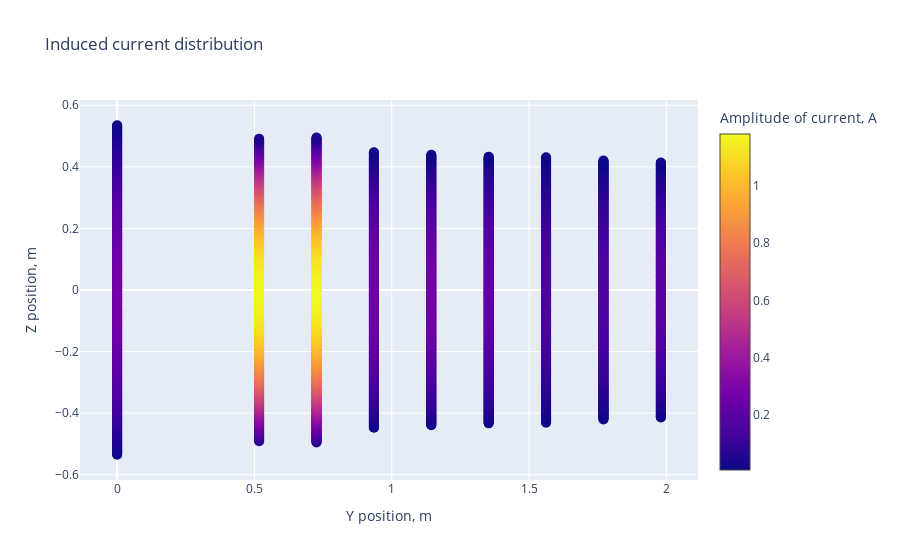
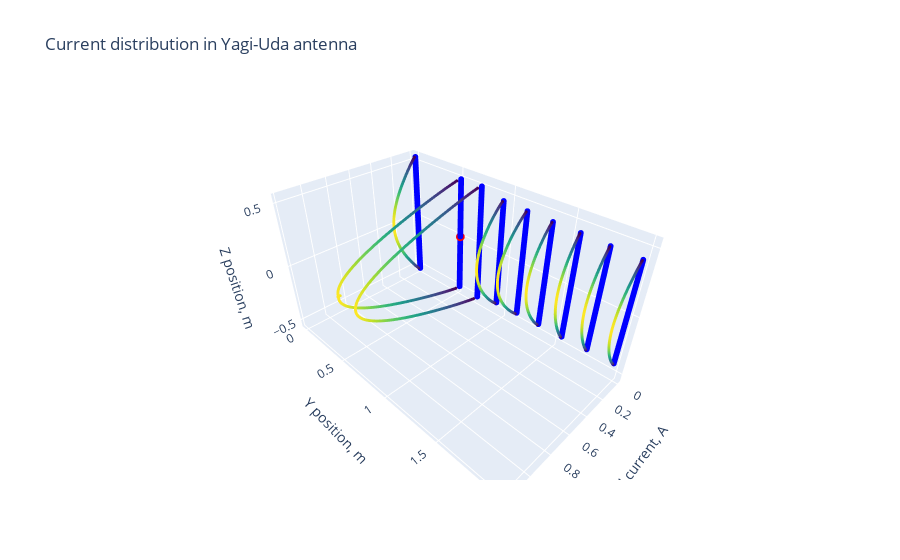

The code cell stored with these charts, in order, in its notebook:
### Code cell
from yagi_visualization import plot_2dmodel, plot_together, plot_separately, current_distribution_2d, current_distribution_3d
import matplotlib.pyplot as plt

plt.polar(phi, (E_total/np.max(E_total)), label = "Total far field")
plt.title("Normalized DP (146 MHz)")
plt.legend()
plot_2dmodel(R, source_position, sum(element_num), delta_z)
plot_together(R_block, current_block)
plot_separately(R_block, current_block)
current_distribution_2d(R, current)
current_distribution_3d(R, source_position, R_block, current_block)

### Figure 1 — Plotly figure (JSON) as saved in the notebook; plotly's stock layout.template omitted (floating-point values rounded to 4 significant figures; data arrays with more than 128 entries replaced by an {"elided": "..."} marker saying what was removed)
{"data": [{"marker": {"color": {"elided": "3955 float values"}, "colorbar": {"title": {"text": "Amplitude of current, A"}}, "colorscale": [[0, "#0d0887"], [0.1111, "#46039f"], [0.2222, "#7201a8"], [0.3333, "#9c179e"], [0.4444, "#bd3786"], [0.5556, "#d8576b"], [0.6667, "#ed7953"], [0.7778, "#fb9f3a"], [0.8889, "#fdca26"], [1, "#f0f921"]], "showscale": true, "size": 10}, "mode": "markers", "name": "Точки", "type": "scatter", "x": {"elided": "3955 float values"}, "y": {"elided": "3955 float values"}}], "layout": {"title": {"text": "Induced current distribution"}, "xaxis": {"title": {"text": "Y position, m"}}, "yaxis": {"title": {"text": "Z position, m"}}}}

### Figure 2 — Plotly figure (JSON) as saved in the notebook; plotly's stock layout.template omitted (floating-point values rounded to 4 significant figures; data arrays with more than 128 entries replaced by an {"elided": "..."} marker saying what was removed)
{"data": [{"marker": {"color": "blue", "size": 2}, "mode": "markers", "type": "scatter3d", "x": {"elided": "3955 int values"}, "y": {"elided": "3955 float values"}, "z": {"elided": "3955 float values"}}, {"marker": {"color": "red", "size": 3}, "mode": "markers", "type": "scatter3d", "x": [0], "y": [0.517], "z": [0]}, {"marker": {"color": {"elided": "515 float values"}, "colorscale": [[0, "#440154"], [0.1111, "#482878"], [0.2222, "#3e4989"], [0.3333, "#31688e"], [0.4444, "#26828e"], [0.5556, "#1f9e89"], [0.6667, "#35b779"], [0.7778, "#6ece58"], [0.8889, "#b5de2b"], [1, "#fde725"]], "size": 1}, "mode": "markers", "type": "scatter3d", "x": {"elided": "515 float values"}, "y": {"elided": "515 int values"}, "z": {"elided": "515 float values"}}, {"marker": {"color": {"elided": "473 float values"}, "colorscale": [[0, "#440154"], [0.1111, "#482878"], [0.2222, "#3e4989"], [0.3333, "#31688e"], [0.4444, "#26828e"], [0.5556, "#1f9e89"], [0.6667, "#35b779"], [0.7778, "#6ece58"], [0.8889, "#b5de2b"], [1, "#fde725"]], "size": 1}, "mode": "markers", "type": "scatter3d", "x": {"elided": "473 float values"}, "y": {"elided": "473 float values"}, "z": {"elided": "473 float values"}}, {"marker": {"color": {"elided": "477 float values"}, "colorscale": [[0, "#440154"], [0.1111, "#482878"], [0.2222, "#3e4989"], [0.3333, "#31688e"], [0.4444, "#26828e"], [0.5556, "#1f9e89"], [0.6667, "#35b779"], [0.7778, "#6ece58"], [0.8889, "#b5de2b"], [1, "#fde725"]], "size": 1}, "mode": "markers", "type": "scatter3d", "x": {"elided": "477 float values"}, "y": {"elided": "477 float values"}, "z": {"elided": "477 float values"}}, {"marker": {"color": {"elided": "431 float values"}, "colorscale": [[0, "#440154"], [0.1111, "#482878"], [0.2222, "#3e4989"], [0.3333, "#31688e"], [0.4444, "#26828e"], [0.5556, "#1f9e89"], [0.6667, "#35b779"], [0.7778, "#6ece58"], [0.8889, "#b5de2b"], [1, "#fde725"]], "size": 1}, "mode": "markers", "type": "scatter3d", "x": {"elided": "431 float values"}, "y": {"elided": "431 float values"}, "z": {"elided": "431 float values"}}, {"marker": {"color": {"elided": "423 float values"}, "colorscale": [[0, "#440154"], [0.1111, "#482878"], [0.2222, "#3e4989"], [0.3333, "#31688e"], [0.4444, "#26828e"], [0.5556, "#1f9e89"], [0.6667, "#35b779"], [0.7778, "#6ece58"], [0.8889, "#b5de2b"], [1, "#fde725"]], "size": 1}, "mode": "markers", "type": "scatter3d", "x": {"elided": "423 float values"}, "y": {"elided": "423 float values"}, "z": {"elided": "423 float values"}}, {"marker": {"color": {"elided": "417 float values"}, "colorscale": [[0, "#440154"], [0.1111, "#482878"], [0.2222, "#3e4989"], [0.3333, "#31688e"], [0.4444, "#26828e"], [0.5556, "#1f9e89"], [0.6667, "#35b779"], [0.7778, "#6ece58"], [0.8889, "#b5de2b"], [1, "#fde725"]], "size": 1}, "mode": "markers", "type": "scatter3d", "x": {"elided": "417 float values"}, "y": {"elided": "417 float values"}, "z": {"elided": "417 float values"}}, {"marker": {"color": {"elided": "415 float values"}, "colorscale": [[0, "#440154"], [0.1111, "#482878"], [0.2222, "#3e4989"], [0.3333, "#31688e"], [0.4444, "#26828e"], [0.5556, "#1f9e89"], [0.6667, "#35b779"], [0.7778, "#6ece58"], [0.8889, "#b5de2b"], [1, "#fde725"]], "size": 1}, "mode": "markers", "type": "scatter3d", "x": {"elided": "415 float values"}, "y": {"elided": "415 float values"}, "z": {"elided": "415 float values"}}, {"marker": {"color": {"elided": "405 float values"}, "colorscale": [[0, "#440154"], [0.1111, "#482878"], [0.2222, "#3e4989"], [0.3333, "#31688e"], [0.4444, "#26828e"], [0.5556, "#1f9e89"], [0.6667, "#35b779"], [0.7778, "#6ece58"], [0.8889, "#b5de2b"], [1, "#fde725"]], "size": 1}, "mode": "markers", "type": "scatter3d", "x": {"elided": "405 float values"}, "y": {"elided": "405 float values"}, "z": {"elided": "405 float values"}}, {"marker": {"color": {"elided": "399 float values"}, "colorscale": [[0, "#440154"], [0.1111, "#482878"], [0.2222, "#3e4989"], [0.3333, "#31688e"], [0.4444, "#26828e"], [0.5556, "#1f9e89"], [0.6667, "#35b779"], [0.7778, "#6ece58"], [0.8889, "#b5de2b"], [1, "#fde725"]], "size": 1}, "mode": "markers", "type": "scatter3d", "x": {"elided": "399 float values"}, "y": {"elided": "399 float values"}, "z": {"elided": "399 float values"}}], "layout": {"scene": {"xaxis": {"title": {"text": "Induced current, A"}}, "yaxis": {"title": {"text": "Y position, m"}}, "zaxis": {"title": {"text": "Z position, m"}}}, "showlegend": false, "title": {"text": "Current distribution in Yagi-Uda antenna"}}}
